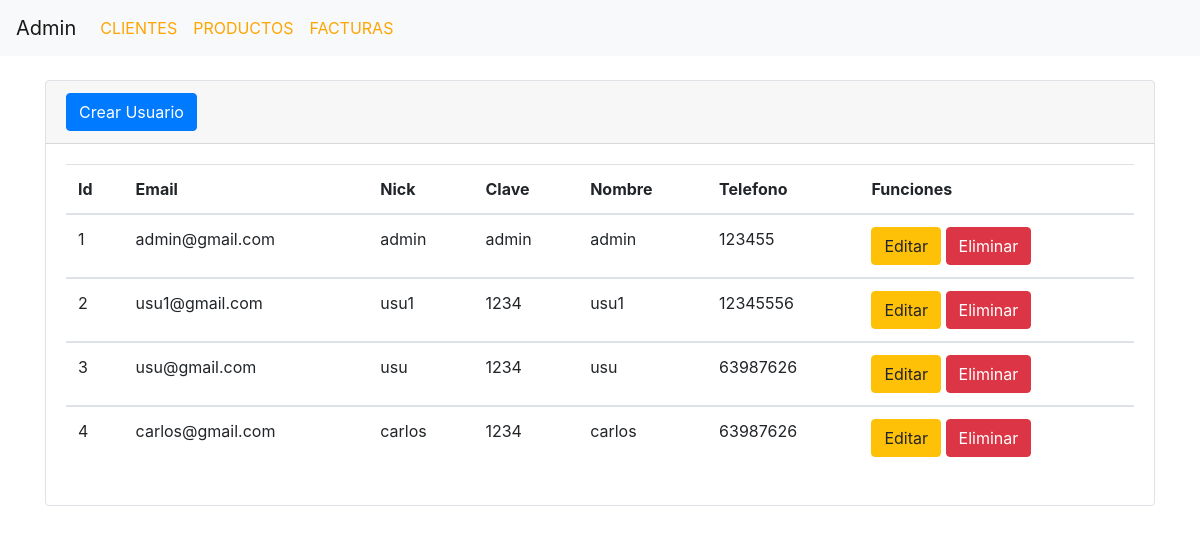
Screenshot of /Admin/clientes.php with the database file from the repository.
### tables this page shows
CREATE TABLE Clientes (id_cli int(4) NOT NULL AUTO_INCREMENT PRIMARY KEY,email TEXT NOT NULL,nick TEXT ,contrasenya TEXT ,nombre TEXT ,telefono INT(13));

### Admin/clientes.php (the view, shortened to what this page needs)
<!DOCTYPE html>
<html>
<head>
  <link rel="stylesheet" href="https://stackpath.bootstrapcdn.com/bootstrap/4.3.1/css/bootstrap.min.css">
  <link rel="stylesheet" type="text/css" href="css/style.css">
  <nav class="navbar navbar-expand-lg navbar-light bg-light">
    <a class="navbar-brand" href="#">Admin</a>
    <div class="collapse navbar-collapse" id="navbarTogglerDemo03">
      <ul class="navbar-nav mr-auto mt-2 mt-lg-0">
        <li class="nav-item">
          <a class="nav-link" href="clientes.php">CLIENTES <span class="sr-only"></span></a>
        </li>
        <li class="nav-item">
          <a class="nav-link" href="productos.php">PRODUCTOS</a>
        </li>
        <li class="nav-item">
          <a class="nav-link" href="facturas.php">FACTURAS</a>
        </li>
      </ul>
    </div>
  </nav>
  <div class="container mt-4">
    <div class="card border info">
      <div class="card-header">
        <a href="crearUsuario.php" class="btn btn-primary">Crear Usuario</a>
      </div>
      <div class="card-body">
        <table class="table table-hover">
          <thead>
            <th>Id</th>
            <th>Email</th>
            <th>Nick</th>
            <th>Clave</th>
            <th>Nombre</th>
            <th>Telefono</th>
            <th>Funciones</th>
          </thead>
          <tbody>
            <?php require_once( "Accion/datos.php" );
            $sql = "Select * from clientes";
            $result = mysqli_query($conexion, $sql);
            while ($mostrar = mysqli_fetch_array($result)) {
              ?>
              <td><?php echo $mostrar['id_cli'] ?></td>
              <td><?php echo $mostrar['email'] ?></td>
              <td><?php echo $mostrar['nick'] ?></td>
              <td><?php echo $mostrar['contrasenya'] ?></td>
              <td><?php echo $mostrar['nombre'] ?></td>
              <td><?php echo $mostrar['telefono'] ?></td>
              <td>
                <a class="btn btn-warning" href="Accion/editarClientes.php?id=<?php echo $mostrar['id_cli'] ?>">Editar</a>
                <a href="Accion/eliminarClientes.php?id=<?php echo $mostrar['id_cli'] ?>" class="btn btn-danger">Eliminar</a>
              </td>
            </tbody>
          <?php }
        ?>
        </table>
      </div>
    </div>
  </div>
  </body>
</html>

### css/style.css (style rules this page uses)
.navbar-light .navbar-nav .nav-link { color: orange; }

### rows the page displays
clientes: id_cli "1", email "admin@gmail.com", nick "admin", contrasenya "admin", nombre "admin", telefono "123455"
clientes: id_cli "2", email "usu1@gmail.com", nick "usu1", contrasenya "1234", nombre "usu1", telefono "12345556"
clientes: id_cli "3", email "usu@gmail.com", nick "usu", contrasenya "1234", nombre "usu", telefono "63987626"
clientes: id_cli "4", email "carlos@gmail.com", nick "carlos", contrasenya "1234", nombre "carlos", telefono "63987626"
